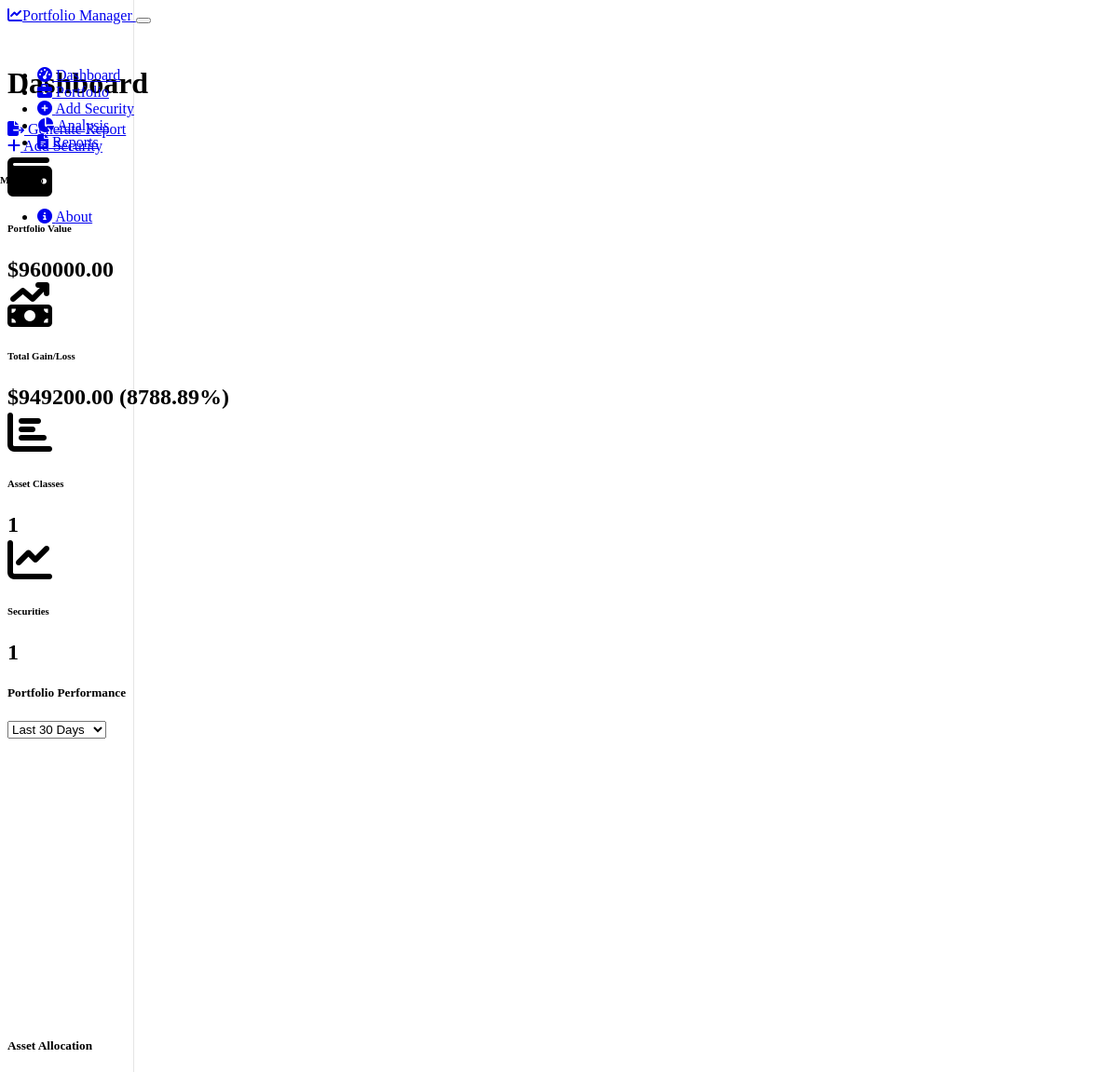
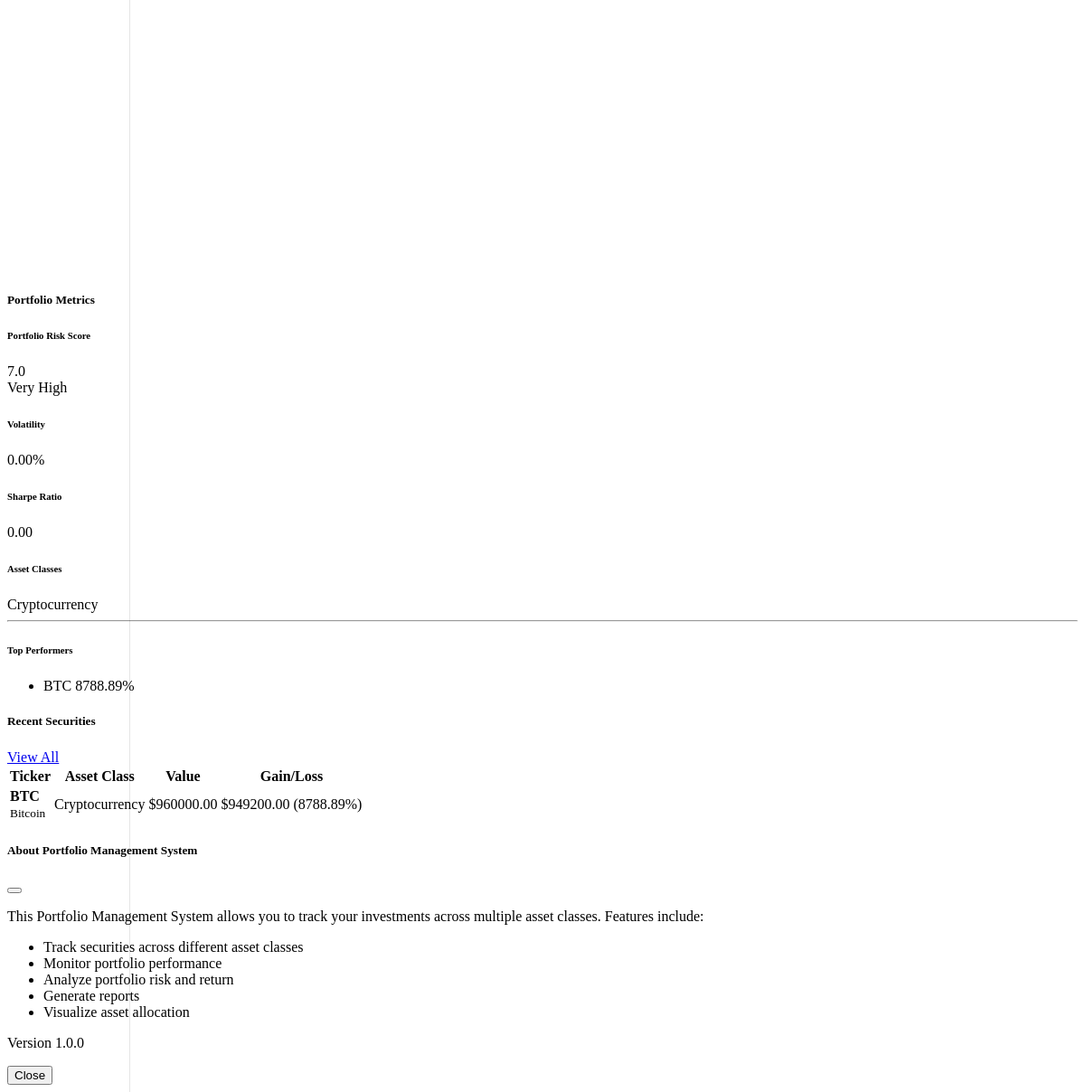
The page / on the database its author committed (2 pictures, top to bottom).
### models.py (models this page shows, shortened)
class Security(db.Model):
    id = db.Column(db.Integer, primary_key=True)
    ticker = db.Column(db.String(10), nullable=False)
    name = db.Column(db.String(100), nullable=False)
    asset_class = db.Column(db.String(50), nullable=False)
    purchase_price = db.Column(db.Float, nullable=False)
    current_price = db.Column(db.Float, nullable=False)
    quantity = db.Column(db.Float, nullable=False)
    purchase_date = db.Column(db.Date, nullable=False)
    sector = db.Column(db.String(50))
    country = db.Column(db.String(50))
    currency = db.Column(db.String(3), default="USD")
    notes = db.Column(db.Text)
    created_at = db.Column(db.DateTime, default=datetime.utcnow)
    updated_at = db.Column(db.DateTime, default=datetime.utcnow, onupdate=datetime.utcnow)
    @property
    def purchase_value(self):
        return self.purchase_price * self.quantity
    @property
    def current_value(self):
        return self.current_price * self.quantity
    @property
    def gain_loss(self):
        return self.current_value - self.purchase_value
    @property
    def gain_loss_percentage(self):
        if self.purchase_value == 0:
            return 0
        return (self.gain_loss / self.purchase_value) * 100

### routes.py (the view)
@app.route('/')
def index():
    summary = PortfolioManager.get_portfolio_summary()
    metrics = PortfolioManager.calculate_portfolio_metrics()
    risk = PortfolioManager.calculate_risk_metrics()
    PortfolioManager.record_snapshot()
    latest_securities = Security.query.order_by(Security.created_at.desc()).limit(5).all()
    return render_template('index.html',
                           summary=summary,
                           metrics=metrics,
                           risk=risk,
                           latest_securities=latest_securities)

### portfolio_manager.py (called while the page is built, shortened)
    @staticmethod
    def record_snapshot(date=None):
        if date is None:
            date = datetime.utcnow().date()
        securities = Security.query.all()
        total_value = sum(security.current_value for security in securities)
        existing_snapshot = PortfolioSnapshot.query.filter_by(date=date).first()
        if existing_snapshot:
            existing_snapshot.total_value = total_value
            db.session.commit()
            return existing_snapshot

### templates/index.html (shortened to what this page needs)
{% extends "layout.html" %}
{% block content %}
<div class="d-flex justify-content-between flex-wrap flex-md-nowrap align-items-center pt-3 pb-2 mb-3 border-bottom">
    <h1 class="h2">Dashboard</h1>
    <div class="btn-toolbar mb-2 mb-md-0">
        <div class="btn-group me-2">
            <a href="{{ url_for('reports') }}" class="btn btn-sm btn-outline-secondary">
                <i class="fas fa-file-export me-1"></i> Generate Report
            </a>
        </div>
        <a href="{{ url_for('add_security') }}" class="btn btn-sm btn-primary">
            <i class="fas fa-plus me-1"></i> Add Security
        </a>
    </div>
</div>
<div class="row mb-4">
    <div class="col-xl-3 col-md-6 mb-4">
        <div class="card border-0 shadow dashboard-card">
            <div class="card-body">
                <div class="row align-items-center">
                    <div class="col-3">
                        <i class="fas fa-wallet fa-3x text-primary"></i>
                    </div>
                    <div class="col-9 text-end">
                        <h6 class="text-uppercase text-muted mb-0">Portfolio Value</h6>
                        <span class="value">${{ "%.2f"|format(summary.total_value) }}</span>
                    </div>
                </div>
            </div>
        </div>
    </div>
    <div class="col-xl-3 col-md-6 mb-4">
        <div class="card border-0 shadow dashboard-card">
            <div class="card-body">
                <div class="row align-items-center">
                    <div class="col-3">
                        <i class="fas fa-money-bill-trend-up fa-3x {% if summary.total_gain_loss >= 0 %}text-success{% else %}text-danger{% endif %}"></i>
                    </div>
                    <div class="col-9 text-end">
                        <h6 class="text-uppercase text-muted mb-0">Total Gain/Loss</h6>
                        <span class="value {% if summary.total_gain_loss >= 0 %}positive{% else %}negative{% endif %}">
                            ${{ "%.2f"|format(summary.total_gain_loss) }}
                            ({{ "%.2f"|format(summary.total_gain_loss_pct) }}%)
                        </span>
                    </div>
                </div>
            </div>
        </div>
    </div>
    <div class="col-xl-3 col-md-6 mb-4">
        <div class="card border-0 shadow dashboard-card">
            <div class="card-body">
                <div class="row align-items-center">
                    <div class="col-3">
                        <i class="fas fa-chart-bar fa-3x text-info"></i>
                    </div>
                    <div class="col-9 text-end">
                        <h6 class="text-uppercase text-muted mb-0">Asset Classes</h6>
                        <span class="value">{{ summary.asset_allocation|length }}</span>
                    </div>
                </div>
            </div>
        </div>
    </div>
    <div class="col-xl-3 col-md-6 mb-4">
        <div class="card border-0 shadow dashboard-card">
            <div class="card-body">
                <div class="row align-items-center">
                    <div class="col-3">
                        <i class="fas fa-chart-line fa-3x text-warning"></i>
                    </div>
                    <div class="col-9 text-end">
                        <h6 class="text-uppercase text-muted mb-0">Securities</h6>
                        <span class="value">{{ summary.securities_count }}</span>
                    </div>
                </div>
            </div>
        </div>
    </div>
</div>
<div class="row mb-4">
    <div class="col-lg-8">
        <div class="card border-0 shadow">
            <div class="card-header bg-transparent border-0 d-flex justify-content-between align-items-center">
                <h5 class="mb-0">Portfolio Performance</h5>
                <select id="periodSelector" class="form-select form-select-sm w-auto">
                    <option value="30">Last 30 Days</option>
                </select>
            </div>
            <div class="card-body">
                <div class="chart-container">
                    <canvas id="performanceChart"></canvas>
                </div>
            </div>
        </div>
    </div>
    <div class="col-lg-4">
        <div class="card border-0 shadow h-100">
            <div class="card-header bg-transparent border-0">
                <h5 class="mb-0">Asset Allocation</h5>
            </div>
            <div class="card-body">
                <div class="chart-container">
                    <canvas id="assetAllocationChart"></canvas>
                </div>
            </div>
        </div>
    </div>
</div>
<div class="row mb-4">
    <div class="col-lg-6">
        <div class="card border-0 shadow">
            <div class="card-header bg-transparent border-0">
                <h5 class="mb-0">Portfolio Metrics</h5>
            </div>
            <div class="card-body">
                <div class="row mb-3">
                    <div class="col-6">
                        <h6 class="text-muted">Portfolio Risk Score</h6>
                        <div class="d-flex align-items-center">
                            <div class="badge risk-{{ risk.risk_level|replace(' ', '-') }} me-2">
                                {{ risk.portfolio_risk_score }}
                            </div>
                            <span>{{ risk.risk_level }}</span>
                        </div>
                    </div>
                    <div class="col-6">
                        <h6 class="text-muted">Volatility</h6>
                        <div>{{ "%.2f"|format(metrics.volatility) }}%</div>
                    </div>
                </div>
                <div class="row">
                    <div class="col-6">
                        <h6 class="text-muted">Sharpe Ratio</h6>
                        <div>{{ "%.2f"|format(metrics.sharpe_ratio) }}</div>
                    </div>
                    <div class="col-6">
                        <h6 class="text-muted">Asset Classes</h6>
                        <div>
                            {% for asset_class, percentage in summary.asset_allocation.items() %}
                                <span class="badge asset-{{ asset_class|replace(' ', '-') }} mb-1">{{ asset_class }}</span>
                            {% endfor %}
                        </div>
                    </div>
                </div>
                <hr>
                <div class="row">
                    <div class="col-12">
                        <h6 class="text-muted">Top Performers</h6>
                        <ul class="list-group list-group-flush">
                            {% for security in metrics.top_performers %}
                                <li class="list-group-item bg-transparent px-0 d-flex justify-content-between align-items-center">
                                    <span>{{ security.ticker }}</span>
                                    <span class="badge rounded-pill bg-success">{{ "%.2f"|format(security.gain_loss_pct) }}%</span>
                                </li>
                            {% else %}
                                <li class="list-group-item bg-transparent px-0">No securities data available</li>
                            {% endfor %}
                        </ul>
                    </div>
                </div>
            </div>
        </div>
    </div>
    <div class="col-lg-6">
        <div class="card border-0 shadow">
            <div class="card-header bg-transparent border-0 d-flex justify-content-between align-items-center">
                <h5 class="mb-0">Recent Securities</h5>
                <a href="{{ url_for('portfolio') }}" class="btn btn-sm btn-outline-secondary">View All</a>
            </div>
            <div class="card-body p-0">
                <div class="table-responsive">
                    <table class="table table-hover align-middle mb-0">
                        <thead class="table-dark">
                            <tr>
                                <th>Ticker</th>
                                <th>Asset Class</th>
                                <th>Value</th>
                                <th>Gain/Loss</th>
                            </tr>
                        </thead>
                        <tbody>
                            {% for security in latest_securities %}
                                <tr>
                                    <td>
                                        <strong>{{ security.ticker }}</strong><br>
                                        <small class="text-muted">{{ security.name }}</small>
                                    </td>
                                    <td>
                                        <span class="badge asset-{{ security.asset_class|replace(' ', '-') }}">{{ security.asset_class }}</span>
                                    </td>
                                    <td>${{ "%.2f"|format(security.current_value) }}</td>
                                    <td class="{% if security.gain_loss >= 0 %}positive{% else %}negative{% endif %}">
                                        ${{ "%.2f"|format(security.gain_loss) }}
                                        ({{ "%.2f"|format(security.gain_loss_percentage) }}%)
                                    </td>
                                </tr>
                            {% else %}
                                <tr>
                                    <td colspan="4" class="text-center">No securities yet. <a href="{{ url_for('add_security') }}">Add one?</a></td>
                                </tr>
                            {% endfor %}
                        </tbody>
                    </table>
                </div>
            </div>
        </div>
    </div>
</div>
{% endblock %}

### static/css/custom.css (style rules this page uses)
.dashboard-card { transition: transform 0.2s ease-in-out; height: 100%; }
.dashboard-card .card-body { display: flex; flex-direction: column; }
.dashboard-card .value { font-size: 1.5rem; font-weight: 600; margin-bottom: 0.5rem; }
.positive { color: var(--bs-success); }
.chart-container { position: relative; height: 300px; width: 100%; }
.table-responsive { overflow-x: auto; }
.table th { position: sticky; top: 0; background-color: var(--bs-dark); z-index: 1; }
.asset-Cryptocurrency { background-color: var(--bs-danger); }
.risk-Very-High { background-color: var(--bs-danger); }

### rows shown on the page
Security: asset_class "Cryptocurrency", ticker "BTC", gain_loss_pct "8788.89", name "Bitcoin", current_value "960000.00", gain_loss "949200.00", gain_loss_percentage "8788.89"

### other values the page prints
{{ "%.2f"|format(summary.total_value) }} "960000.00"
{{ "%.2f"|format(summary.total_gain_loss) }} "949200.00"
{{ "%.2f"|format(summary.total_gain_loss_pct) }} "8788.89"
{{ summary.asset_allocation|length }} "1"
{{ summary.securities_count }} "1"
{{ risk.portfolio_risk_score }} "7.0"
{{ risk.risk_level }} "Very High"
{{ "%.2f"|format(metrics.volatility) }} "0.00"
{{ "%.2f"|format(metrics.sharpe_ratio) }} "0.00"
